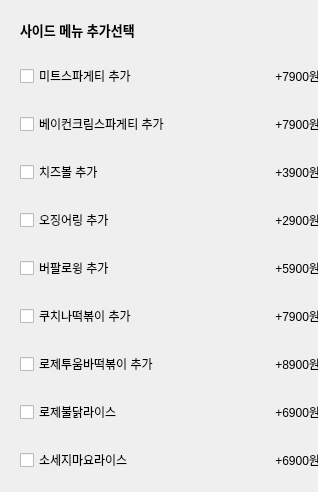
            <widget class="QWidget" name="widget_whole_6" native="true">
             <property name="minimumSize">
              <size>
               <width>318</width>
               <height>0</height>
              </size>
             </property>
             <property name="maximumSize">
              <size>
               <width>318</width>
               <height>16777215</height>
              </size>
             </property>
             <layout class="QVBoxLayout" name="verticalLayout_13">
              <item>
               <widget class="QWidget" name="widget_title_6" native="true">
                <layout class="QVBoxLayout" name="verticalLayout_14">
                 <item>
                  <widget class="QLabel" name="label_50">
                   <property name="font">
                    <font>
                     <pointsize>10</pointsize>
                     <weight>75</weight>
                     <bold>true</bold>
                    </font>
                   </property>
                   <property name="text">
                    <string>사이드 메뉴 추가선택</string>
                   </property>
                  </widget>
                 </item>
                </layout>
               </widget>
              </item>
              <item>
               <widget class="QWidget" name="widget_33" native="true">
                <property name="minimumSize">
                 <size>
                  <width>318</width>
                  <height>0</height>
                 </size>
                </property>
                <property name="maximumSize">
                 <size>
                  <width>318</width>
                  <height>16777215</height>
                 </size>
                </property>
                <layout class="QHBoxLayout" name="horizontalLayout_33">
                 <item>
                  <widget class="QCheckBox" name="checkBox_18">
                   <property name="text">
                    <string>미트스파게티 추가</string>
                   </property>
                  </widget>
                 </item>
                 <item>
                  <widget class="QLabel" name="meatSpagheti">
                   <property name="text">
                    <string>+7900원</string>
                   </property>
                   <property name="alignment">
                    <set>Qt::AlignRight|Qt::AlignTrailing|Qt::AlignVCenter</set>
                   </property>
                  </widget>
                 </item>
                </layout>
               </widget>
              </item>
              <item>
               <widget class="QWidget" name="widget_34" native="true">
                <property name="minimumSize">
                 <size>
                  <width>318</width>
                  <height>0</height>
                 </size>
                </property>
                <property name="maximumSize">
                 <size>
                  <width>318</width>
                  <height>16777215</height>
                 </size>
                </property>
                <layout class="QHBoxLayout" name="horizontalLayout_34">
                 <item>
                  <widget class="QCheckBox" name="checkBox_19">
                   <property name="text">
                    <string>베이컨크림스파게티 추가</string>
                   </property>
                  </widget>
                 </item>
                 <item>
                  <widget class="QLabel" name="baconCrimSpaghetti">
                   <property name="text">
                    <string>+7900원</string>
                   </property>
                   <property name="alignment">
                    <set>Qt::AlignRight|Qt::AlignTrailing|Qt::AlignVCenter</set>
                   </property>
                  </widget>
                 </item>
                </layout>
               </widget>
              </item>
              <item>
               <widget class="QWidget" name="widget_35" native="true">
                <property name="minimumSize">
                 <size>
                  <width>318</width>
                  <height>0</height>
                 </size>
                </property>
                <property name="maximumSize">
                 <size>
                  <width>318</width>
                  <height>16777215</height>
                 </size>
                </property>
                <layout class="QHBoxLayout" name="horizontalLayout_35">
                 <item>
                  <widget class="QCheckBox" name="checkBox_20">
                   <property name="text">
                    <string>치즈볼 추가</string>
                   </property>
                  </widget>
                 </item>
                 <item>
                  <widget class="QLabel" name="cheeseBall">
                   <property name="text">
                    <string>+3900원</string>
                   </property>
                   <property name="alignment">
                    <set>Qt::AlignRight|Qt::AlignTrailing|Qt::AlignVCenter</set>
                   </property>
                  </widget>
                 </item>
                </layout>
               </widget>
              </item>
              <item>
               <widget class="QWidget" name="widget_36" native="true">
                <property name="minimumSize">
                 <size>
                  <width>318</width>
                  <height>0</height>
                 </size>
                </property>
                <property name="maximumSize">
                 <size>
                  <width>318</width>
                  <height>16777215</height>
                 </size>
                </property>
                <layout class="QHBoxLayout" name="horizontalLayout_36">
                 <item>
                  <widget class="QCheckBox" name="checkBox_21">
                   <property name="text">
                    <string>오징어링 추가</string>
                   </property>
                  </widget>
                 </item>
                 <item>
                  <widget class="QLabel" name="ojingring">
                   <property name="text">
                    <string>+2900원</string>
                   </property>
                   <property name="alignment">
                    <set>Qt::AlignRight|Qt::AlignTrailing|Qt::AlignVCenter</set>
                   </property>
                  </widget>
                 </item>
                </layout>
               </widget>
              </item>
              <item>
               <widget class="QWidget" name="widget_37" native="true">
                <property name="minimumSize">
                 <size>
                  <width>318</width>
                  <height>0</height>
                 </size>
                </property>
                <property name="maximumSize">
                 <size>
                  <width>318</width>
                  <height>16777215</height>
                 </size>
                </property>
                <layout class="QHBoxLayout" name="horizontalLayout_37">
                 <item>
                  <widget class="QCheckBox" name="checkBox_22">
                   <property name="text">
                    <string>버팔로윙 추가</string>
                   </property>
                  </widget>
                 </item>
                 <item>
                  <widget class="QLabel" name="bupalowing">
                   <property name="text">
                    <string>+5900원</string>
                   </property>
                   <property name="alignment">
                    <set>Qt::AlignRight|Qt::AlignTrailing|Qt::AlignVCenter</set>
                   </property>
                  </widget>
                 </item>
                </layout>
               </widget>
              </item>
              <item>
               <widget class="QWidget" name="widget_38" native="true">
                <property name="minimumSize">
                 <size>
                  <width>318</width>
                  <height>0</height>
                 </size>
                </property>
                <property name="maximumSize">
                 <size>
                  <width>318</width>
                  <height>16777215</height>
                 </size>
                </property>
                <layout class="QHBoxLayout" name="horizontalLayout_38">
                 <item>
                  <widget class="QCheckBox" name="checkBox_23">
                   <property name="text">
                    <string>쿠치나떡볶이 추가</string>
                   </property>
                  </widget>
                 </item>
                 <item>
                  <widget class="QLabel" name="cucinatukpokki">
                   <property name="text">
                    <string>+7900원</string>
                   </property>
                   <property name="alignment">
                    <set>Qt::AlignRight|Qt::AlignTrailing|Qt::AlignVCenter</set>
                   </property>
                  </widget>
                 </item>
                </layout>
               </widget>
              </item>
              <item>
               <widget class="QWidget" name="widget_39" native="true">
                <property name="minimumSize">
                 <size>
                  <width>318</width>
                  <height>0</height>
                 </size>
                </property>
                <property name="maximumSize">
                 <size>
                  <width>318</width>
                  <height>16777215</height>
                 </size>
                </property>
                <layout class="QHBoxLayout" name="horizontalLayout_39">
                 <item>
                  <widget class="QCheckBox" name="checkBox_24">
                   <property name="text">
                    <string>로제투움바떡볶이 추가</string>
                   </property>
                  </widget>
                 </item>
                 <item>
                  <widget class="QLabel" name="lojetoombar">
                   <property name="text">
                    <string>+8900원</string>
                   </property>
                   <property name="alignment">
                    <set>Qt::AlignRight|Qt::AlignTrailing|Qt::AlignVCenter</set>
                   </property>
                  </widget>
                 </item>
                </layout>
               </widget>
              </item>
              <item>
               <widget class="QWidget" name="widget_40" native="true">
                <property name="minimumSize">
                 <size>
                  <width>318</width>
                  <height>0</height>
                 </size>
                </property>
                <property name="maximumSize">
                 <size>
                  <width>318</width>
                  <height>16777215</height>
                 </size>
                </property>
                <layout class="QHBoxLayout" name="horizontalLayout_40">
                 <item>
                  <widget class="QCheckBox" name="checkBox_25">
                   <property name="text">
                    <string>로제불닭라이스</string>
                   </property>
                  </widget>
                 </item>
                 <item>
                  <widget class="QLabel" name="lojeBoolDak">
                   <property name="text">
                    <string>+6900원</string>
                   </property>
                   <property name="alignment">
                    <set>Qt::AlignRight|Qt::AlignTrailing|Qt::AlignVCenter</set>
                   </property>
                  </widget>
                 </item>
                </layout>
               </widget>
              </item>
              <item>
               <widget class="QWidget" name="widget_41" native="true">
                <property name="minimumSize">
                 <size>
                  <width>318</width>
                  <height>0</height>
                 </size>
                </property>
                <property name="maximumSize">
                 <size>
                  <width>318</width>
                  <height>16777215</height>
                 </size>
                </property>
                <layout class="QHBoxLayout" name="horizontalLayout_41">
                 <item>
                  <widget class="QCheckBox" name="checkBox_26">
                   <property name="text">
                    <string>소세지마요라이스</string>
                   </property>
                  </widget>
                 </item>
                 <item>
                  <widget class="QLabel" name="sosejiMayoRice">
                   <property name="text">
                    <string>+6900원</string>
                   </property>
                   <property name="alignment">
                    <set>Qt::AlignRight|Qt::AlignTrailing|Qt::AlignVCenter</set>
                   </property>
                  </widget>
                 </item>
                </layout>
               </widget>
              </item>
             </layout>
            </widget>
